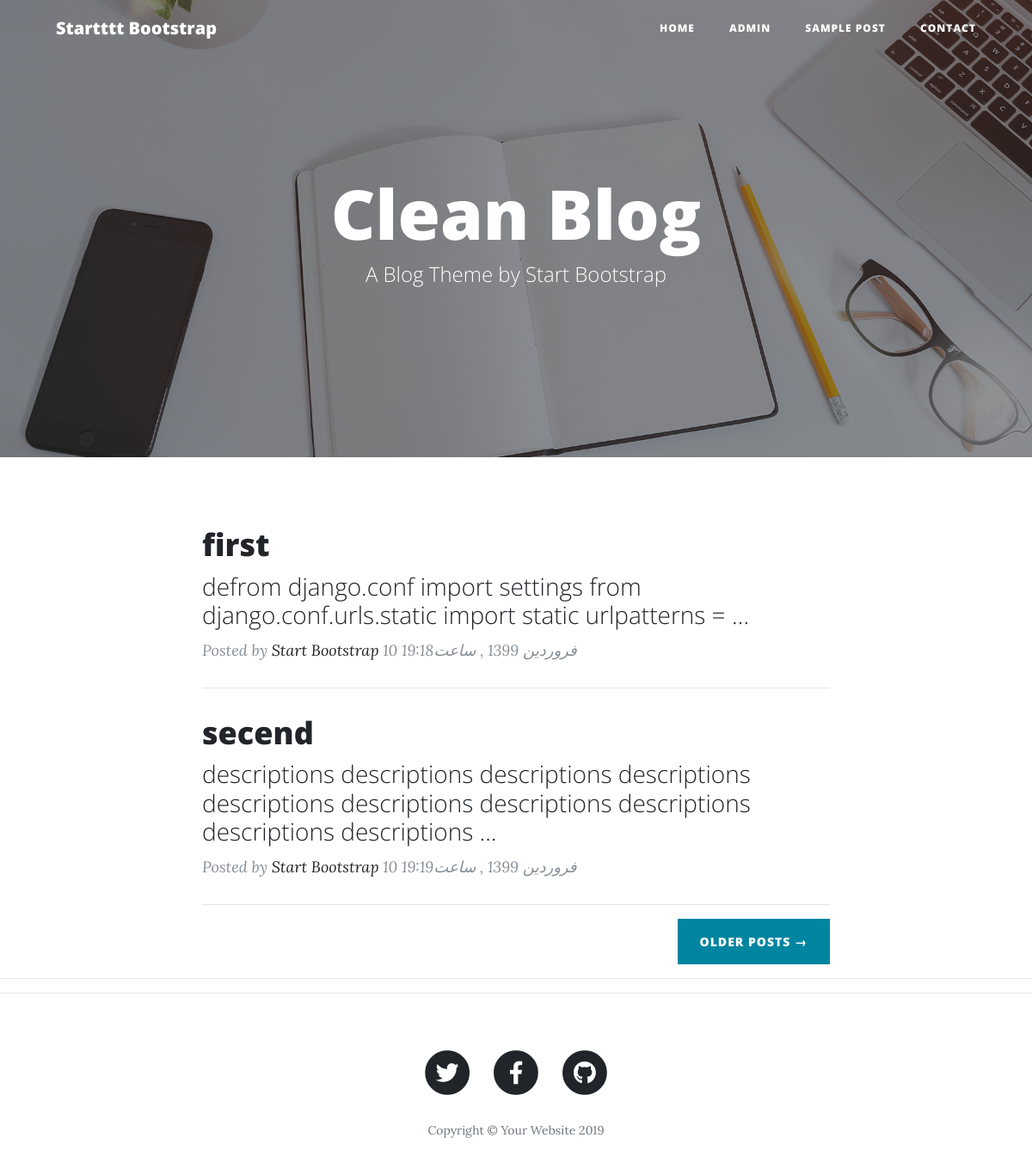
The app's page /, older data.
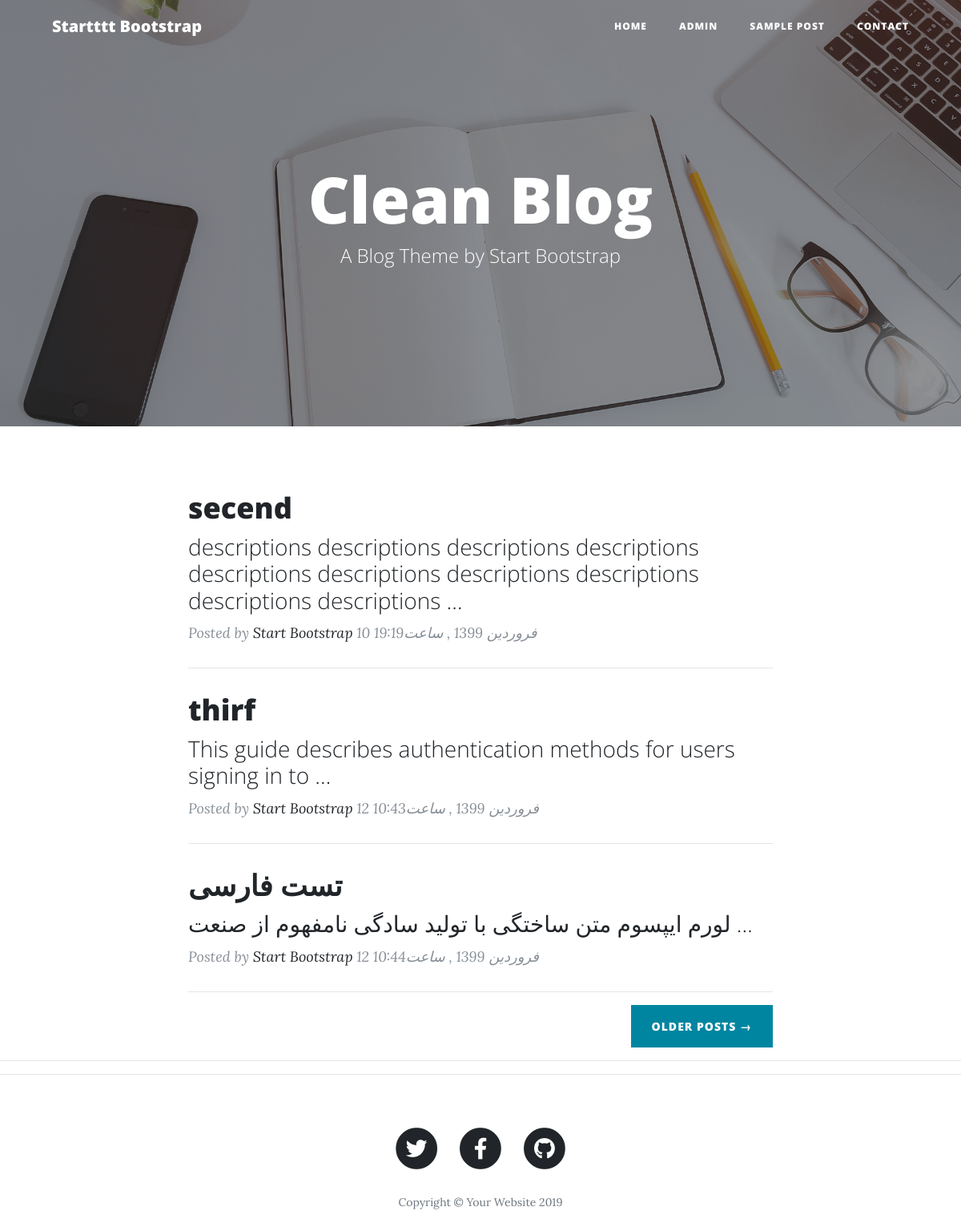
The same page, newer data.
### blog/models.py (models this page shows, shortened)
class Article(models.Model):
    STATUS_CHOICES = (
        ('P', 'منتشر شده'),
        ('D', 'در حال انتظار'),
    )
    class Meta:
        verbose_name = 'مقاله'
        verbose_name_plural = 'مقاله ها'
    title = models.CharField(max_length=200, verbose_name='تیتر')
    slug = models.SlugField(max_length=100, unique=True, verbose_name='لینک')
    description = models.TextField(verbose_name='توضیحات')
    thumbnail = models.ImageField(upload_to='images', verbose_name='عکس')
    publish = models.DateTimeField(default=timezone.now, verbose_name='انتشار')
    created = models.DateTimeField(auto_now_add=True, verbose_name='به وجود امدن')
    update = models.DateTimeField(auto_now=True, verbose_name='بروزرسانی')
    status = models.CharField(max_length=1, choices=STATUS_CHOICES, verbose_name='وضعیت')
    def jpublish(self):
        return jalali_convertor(self.publish)
    jpublish.short_description = "تاریخ انتشار"

### blog/views.py (the view)
# urls.py: path('', home, name='home'),
def home(request):
    context = {
        'title': 'main',
        'articles': Article.objects.filter(status='P')
    }
    return render(request, 'blog/index.html', context)

### extensions/jalali.py (called while the page is built)
    def persian_tuple(self):
        return self.persian_year, self.persian_month, self.persian_day

### extensions/utils.py (called while the page is built)
def jalali_convertor(time):
    time = timezone.localtime(time)
    month = {
        1: 'فروردین',
        2: 'اردیبهشت',
        3: 'خرداد',
        4: 'تیر',
        5: 'مرداد',
        6: 'شهریور',
        7: 'مهر',
        8: 'آبان',
        9: 'آذر',
        10: 'دی',
        11: 'بهمن',
        12: 'اسفند',
    }
    time_to_str = "{},{},{}".format(time.year, time.month, time.day)
    time_to_list = list(jalali.Gregorian(time_to_str).persian_tuple())
    for m in range(1, 13):
        if time_to_list[1] == m:
            time_to_list[1] = month[m]
            break
    output = '{} {} {} , ساعت{}:{}'.format(time_to_list[2], time_to_list[1], time_to_list[0], time.hour, time.minute)
    return output

### blog/templates/blog/index.html (shortened to what this page needs)
{% extends 'blog/base.html' %}
{% load static %}
{% block main %}
<header class="masthead" style="background-image: url('{% static 'blog/img/home-bg.jpg' %}')">
    <div class="overlay"></div>
    <div class="container">
        <div class="row">
            <div class="col-lg-8 col-md-10 mx-auto">
                <div class="site-heading">
                    <h1>Clean Blog</h1>
                    <span class="subheading">A Blog Theme by Start Bootstrap</span>
                </div>
            </div>
        </div>
    </div>
</header>
<div class="container">
    <div class="row">
        <div class="col-lg-8 col-md-10 mx-auto">
            {% for article in articles %}
            <div class="post-preview">
                <a href="{% url 'blog:detail' article.slug %}">
                    <h2 class="post-title">
                        {{article.title}}
                    </h2>
                    <h3 class="post-subtitle">
                        {{article.description|truncatewords_html:10}}
                    </h3>
                </a>
                <p class="post-meta">Posted by
                    <a href="#">Start Bootstrap</a>
                    {{article.jpublish}}</p>
            </div>
            <hr>
            {% endfor %}
            <div class="clearfix">
                <a class="btn btn-primary float-right" href="#">Older Posts &rarr;</a>
            </div>
        </div>
    </div>
</div>
<hr>
{% endblock %}

### blog/templates/blog/base.html (shortened to what this page needs)
{% load static %}
<!DOCTYPE html>
<html lang="en">
<head>
    <link href="{% static 'blog/vendor/bootstrap/css/bootstrap.min.css' %}" rel="stylesheet">
    <link href="{% static 'blog/vendor/fontawesome-free/css/all.min.css' %}" rel="stylesheet" type="text/css">
    <link href="{% static 'blog/css/clean-blog.min.css' %}" rel="stylesheet">
</head>
<body>
<nav class="navbar navbar-expand-lg navbar-light fixed-top" id="mainNav">
    <div class="container">
        <a class="navbar-brand" href="index.html">Startttt Bootstrap</a>
        <div class="collapse navbar-collapse" id="navbarResponsive">
            <ul class="navbar-nav ml-auto">
                <li class="nav-item">
                    <a class="nav-link" href="/">Home</a>
                </li>
                <li class="nav-item">
                    <a class="nav-link" href="admin/">admin</a>
                </li>
                <li class="nav-item">
                    <a class="nav-link" href="post.html">Sample Post</a>
                </li>
                <li class="nav-item">
                    <a class="nav-link" href="contact.html">Contact</a>
                </li>
            </ul>
        </div>
    </div>
</nav>
{% block main %}
{% endblock %}
<hr>
<footer>
    <div class="container">
        <div class="row">
            <div class="col-lg-8 col-md-10 mx-auto">
                <ul class="list-inline text-center">
                    <li class="list-inline-item">
                        <a href="#">
                <span class="fa-stack fa-lg">
                  <i class="fas fa-circle fa-stack-2x"></i>
                  <i class="fab fa-twitter fa-stack-1x fa-inverse"></i>
                </span>
                        </a>
                    </li>
                    <li class="list-inline-item">
                        <a href="#">
                <span class="fa-stack fa-lg">
                  <i class="fas fa-circle fa-stack-2x"></i>
                  <i class="fab fa-facebook-f fa-stack-1x fa-inverse"></i>
                </span>
                        </a>
                    </li>
                    <li class="list-inline-item">
                        <a href="#">
                <span class="fa-stack fa-lg">
                  <i class="fas fa-circle fa-stack-2x"></i>
                  <i class="fab fa-github fa-stack-1x fa-inverse"></i>
                </span>
                        </a>
                    </li>
                </ul>
                <p class="copyright text-muted">Copyright &copy; Your Website 2019</p>
            </div>
        </div>
    </div>
</footer>
</body>
</html>

Row changes from the older to the newer data that the page shows:
no longer on this page (row edited): Article: title "first", description "defrom django.conf import settings from django.conf.urls.static import static urlpatterns = …", jpublish "10 فروردین 1399 , ساعت19:18"
added Article: title "thirf", description "This guide describes authentication methods for users signing in to …", jpublish "12 فروردین 1399 , ساعت10:43"
added Article: title "تست فارسی", description "لورم ایپسوم متن ساختگی با تولید سادگی نامفهوم از صنعت …", jpublish "12 فروردین 1399 , ساعت10:44"
